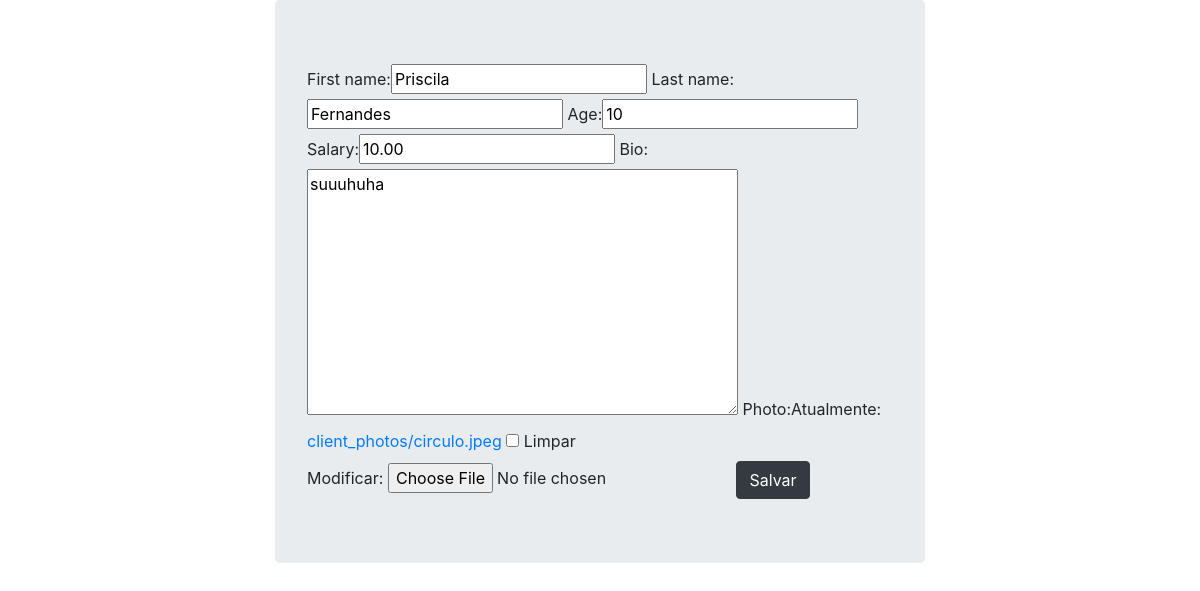
Page /clientes/update/2/ (signed in) on the committed database.
### clientes/models.py (models this page shows, shortened)
class Person(models.Model):
    first_name = models.CharField(max_length=30)
    last_name = models.CharField(max_length=30)
    age = models.IntegerField(null=True,blank=True)
    salary = models.DecimalField(max_digits=7, decimal_places=2, null = True, blank = True)
    bio = models.TextField(null=True,blank=True)
    photo = models.ImageField(upload_to='client_photos', null= True, blank = True) #pip install Pillow
    doc = models.OneToOneField(Documento,null = True, blank = True, on_delete = models.CASCADE)

### clientes/views.py (the view)
# urls.py: path('update/<int:id>/', persons_update, name = 'person_update'),
@login_required
def persons_update(request, id):
    person = get_object_or_404(Person,pk=id)
    form = PersonForm(request.POST or None, request.FILES or None, instance= person)
    if form.is_valid():
        form.save()
        return redirect('person_list')
    return render(request, 'person_form.html',{'form':form})

### clientes/forms.py
class PersonForm(ModelForm):
    class Meta:
        model = Person
        fields = ['first_name','last_name','age','salary','bio','photo']

### clientes/template/person_form.html (shortened to what this page needs)
{% extends 'base.html' %}
{% load bootstrap %}
{% block main %}
    <form  method = "POST" enctype = "multipart/form-data">
        {{ form|bootstrap }}
        <button type ="submit" class="btn btn-dark" >Salvar</button>
    </form>
{% endblock %}

### staticfiles/stick-footer.css (style rules this page uses)
html { position: relative; min-height: 100%; }
body { margin-bottom: 60px; }

### rows in the picture
Person: first_name "Priscila", last_name "Fernandes", age "10", salary "10.00", bio "suuuhuha"
